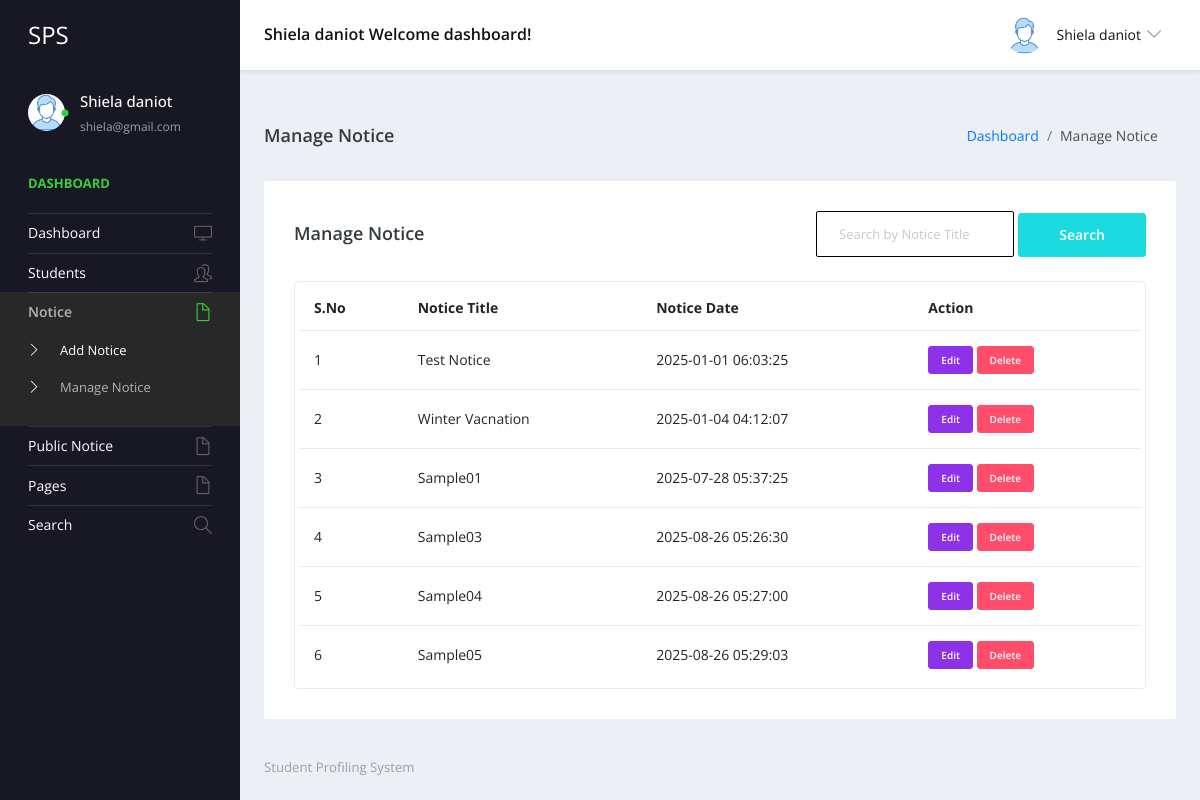
The page /staff/manage-notice.php (signed in) on the database as committed earlier.
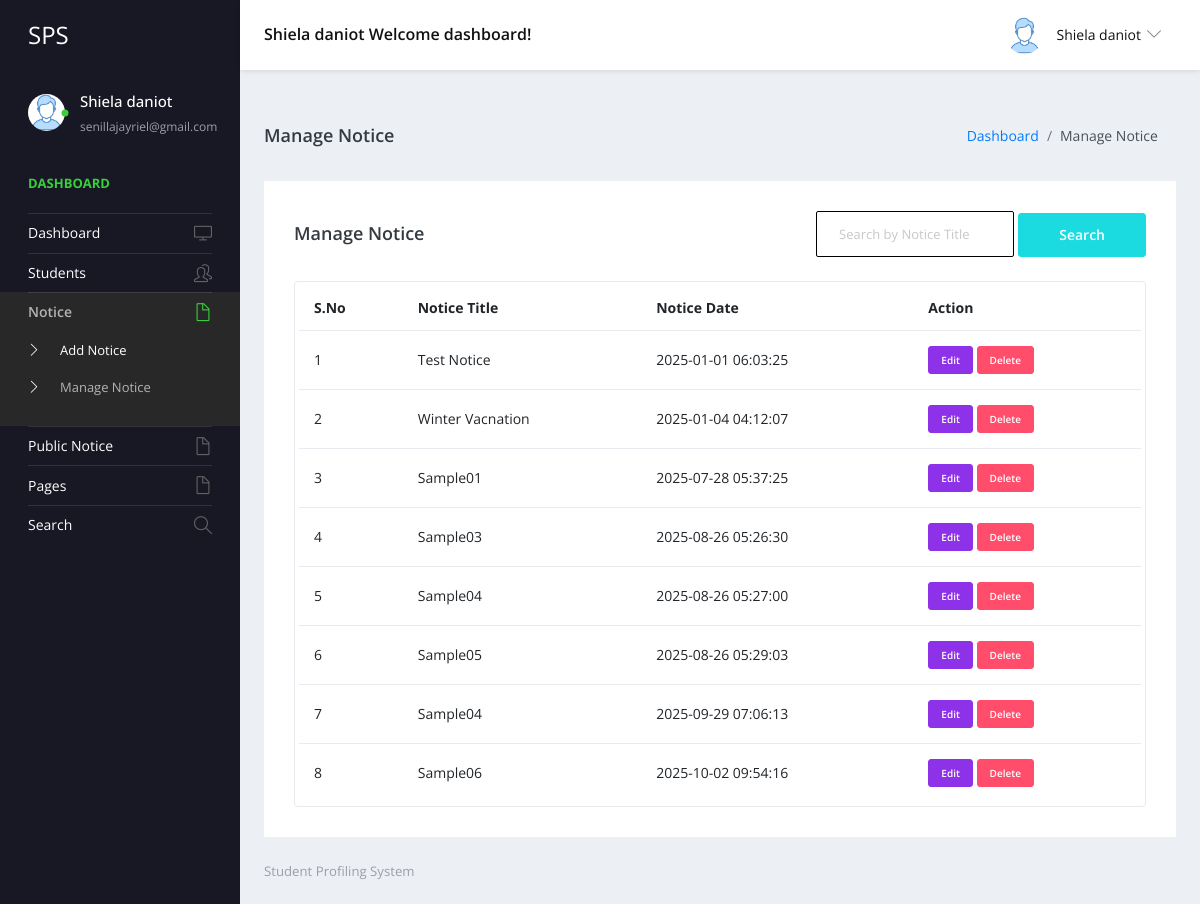
The same page on the database as committed later.
### tables this page shows
CREATE TABLE `tblstaff` (
  `ID` int(11) NOT NULL,
  `StaffName` varchar(100) NOT NULL,
  `UserName` varchar(50) NOT NULL,
  `Email` varchar(100) NOT NULL,
  `Password` varchar(255) NOT NULL,
  `StaffRegdate` datetime DEFAULT current_timestamp(),
  `Status` tinyint(1) NOT NULL DEFAULT 1
);

CREATE TABLE `tblnotice` (
  `ID` int(5) NOT NULL,
  `NoticeTitle` mediumtext DEFAULT NULL,
  `ClassId` int(10) DEFAULT NULL,
  `NoticeMsg` mediumtext DEFAULT NULL,
  `CreationDate` timestamp NULL DEFAULT current_timestamp()
);

### staff/manage-notice.php (the view, shortened to what the changed rows need)
<?php
include('includes/dbconnection.php');
if (strlen($_SESSION['sturecmsstaffid']) == 0) {
    header('location:logout.php');
    exit;
} else {
    ?>
    <!DOCTYPE html>
    <html lang="en">
    <head>
        <link rel="stylesheet" href="vendors/simple-line-icons/css/simple-line-icons.css">
        <link rel="stylesheet" href="vendors/flag-icon-css/css/flag-icon.min.css">
        <link rel="stylesheet" href="vendors/css/vendor.bundle.base.css">
        <link rel="stylesheet" href="css/style.css">
    </head>
    <body>
        <div class="container-scroller">
            <?php include_once('includes/header.php'); ?>
            <div class="container-fluid page-body-wrapper">
                <?php include_once('includes/sidebar.php'); ?>
                <div class="main-panel">
                    <div class="content-wrapper">
                        <div class="row">
                            <div class="col-md-12 grid-margin stretch-card">
                                <div class="card">
                                    <div class="card-body">
                                        <div class="table-responsive border rounded p-1">
                                            <table class="table">
                                                <thead>
                                                    <tr>
                                                        <th class="font-weight-bold">S.No</th>
                                                        <th class="font-weight-bold">Notice Title</th>
                                                        <th class="font-weight-bold">Notice Date</th>
                                                        <th class="font-weight-bold">Action</th>
                                                    </tr>
                                                </thead>
                                                <tbody>
                                                    <?php
                                                    $sql = "SELECT NoticeTitle, CreationDate, ID as nid FROM tblnotice";
                                                    $query = $dbh->prepare($sql);
                                                    $query->execute();
                                                    $results = $query->fetchAll(PDO::FETCH_OBJ);
                                                    $cnt = 1;
                                                    if ($query->rowCount() > 0) {
                                                        foreach ($results as $row) { ?>
                                                            <tr>
                                                                <td><?php echo htmlentities($cnt); ?></td>
                                                                <td><?php echo htmlentities($row->NoticeTitle); ?></td>
                                                                <td><?php echo htmlentities($row->CreationDate); ?></td>
                                                                <td>
                                                                    <div>
                                                                        <a href="edit-notice-detail.php?editid=<?php echo htmlentities($row->nid); ?>"
                                                                            class="btn btn-info btn-xs" target="_blank">Edit</a>
                                                                        <a href="manage-notice.php?delid=<?php echo htmlentities($row->nid); ?>"
                                                                            onclick="return confirm('Do you really want to delete?');"
                                                                            class="btn btn-danger btn-xs">Delete</a>
                                                                    </div>
                                                                </td>
                                                            </tr>
                                                            <?php $cnt++;
                                                        }
                                                    } ?>
                                                </tbody>
                                            </table>
                                        </div>
                                    </div>
                                </div>
                            </div>
                        </div>
                    </div>
                </div>
            </div>
        </div>
    </body>
    </html>
<?php } ?>

### staff/includes/header.php (shortened to what the changed rows need)
<nav class="navbar default-layout-navbar col-lg-12 col-12 p-0 fixed-top d-flex flex-row">
  <?php
    $sid = $_SESSION['sturecmsstaffid'];
    $sql = "SELECT * FROM tblstaff WHERE ID=:sid";
    $query = $dbh->prepare($sql);
    $query->bindParam(':sid', $sid, PDO::PARAM_STR);
    $query->execute();
    $results = $query->fetchAll(PDO::FETCH_OBJ);
    if($query->rowCount() > 0) {
      foreach($results as $row) {
  ?>
  <div class="navbar-menu-wrapper d-flex align-items-center flex-grow-1">
    <h5 class="mb-0 font-weight-medium d-none d-lg-flex"><?php echo htmlentities($row->StaffName); ?> Welcome dashboard!</h5>
    <ul class="navbar-nav navbar-nav-right ml-auto">
      <li class="nav-item dropdown d-none d-xl-inline-flex user-dropdown">
        <a class="nav-link dropdown-toggle" id="UserDropdown" href="#" data-toggle="dropdown" aria-expanded="false">
          <img class="img-xs rounded-circle ml-2" src="images/faces/face8.jpg" alt="Profile image"> <span class="font-weight-normal"> <?php echo htmlentities($row->StaffName); ?> </span></a>
      </li>
    </ul>
  </div>
  <?php } } ?>
</nav>

### staff/includes/sidebar.php (shortened to what the changed rows need)
<nav class="sidebar sidebar-offcanvas" id="sidebar">
  <ul class="nav">
    <li class="nav-item nav-profile">
      <a href="#" class="nav-link">
        <div class="text-wrapper">
          <?php
          $sid = $_SESSION['sturecmsstaffid'];
          $sql = "SELECT * from tblstaff where ID=:sid";
          $query = $dbh->prepare($sql);
          $query->bindParam(':sid', $sid, PDO::PARAM_STR);
          $query->execute();
          $results = $query->fetchAll(PDO::FETCH_OBJ);
          if ($query->rowCount() > 0) {
            foreach ($results as $row) { ?>
              <p class="profile-name"><?php echo htmlentities($row->StaffName); ?></p>
              <p class="designation"><?php echo htmlentities($row->Email); ?></p>
            <?php }
          } ?>
        </div>
      </a>
    </li>
  </ul>
</nav>

Rows that differ between the two databases and show on the page:
changed tblstaff "Shiela daniot": Email "shiela@gmail.com" → "senillajayriel@gmail.com"
added tblnotice: NoticeTitle "Sample04", CreationDate "2025-09-29 07:06:13"
added tblnotice: NoticeTitle "Sample06", CreationDate "2025-10-02 09:54:16"
